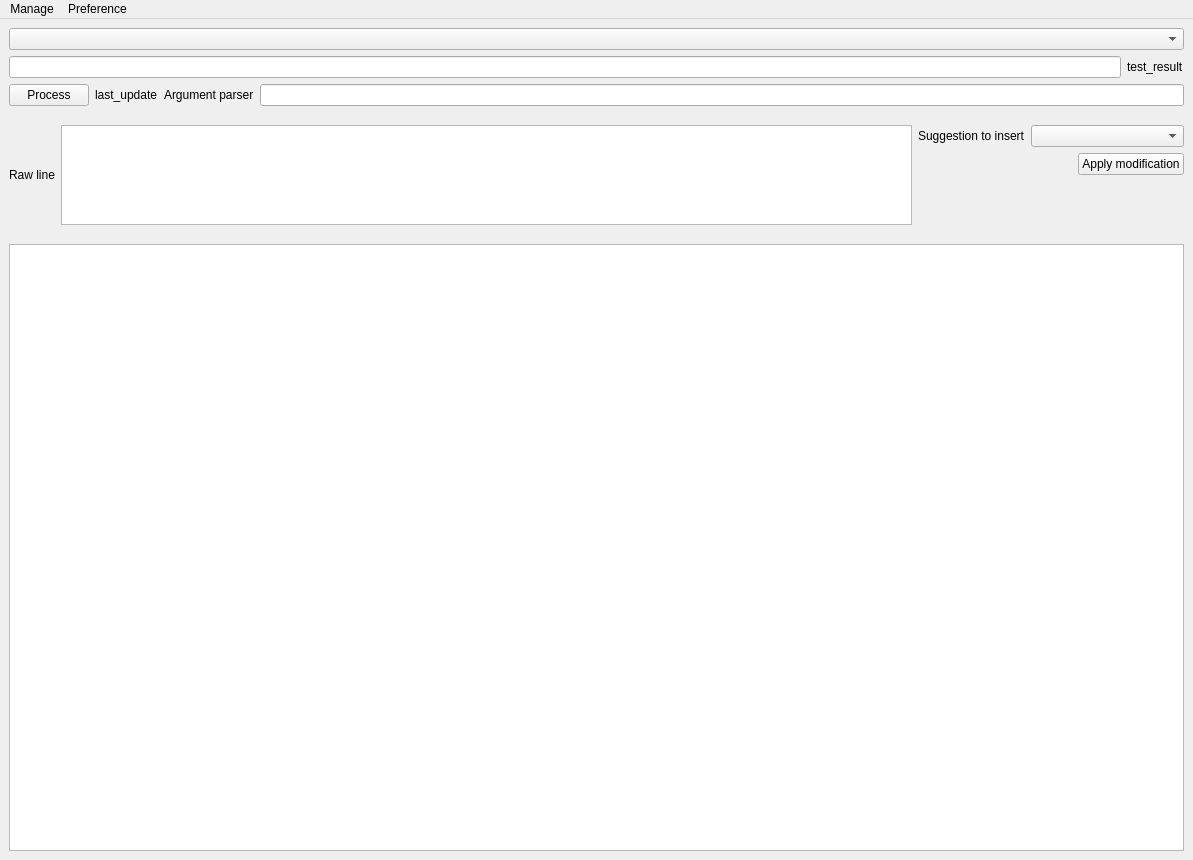
<?xml version="1.0" encoding="UTF-8"?>
<ui version="4.0">
 <class>MainWindowView</class>
 <widget class="QMainWindow" name="MainWindowView">
  <property name="geometry">
   <rect>
    <x>0</x>
    <y>0</y>
    <width>1193</width>
    <height>860</height>
   </rect>
  </property>
  <property name="acceptDrops">
   <bool>true</bool>
  </property>
  <property name="windowTitle">
   <string>RawTextCheck</string>
  </property>
  <property name="windowIcon">
   <iconset resource="../resources.qrc">
    <normaloff>:/resources/RawTextCheck.ico</normaloff>:/resources/RawTextCheck.ico</iconset>
  </property>
  <widget class="QWidget" name="centralwidget">
   <property name="styleSheet">
    <string notr="true"/>
   </property>
   <layout class="QGridLayout" name="gridLayout">
    <item row="0" column="0">
     <layout class="QVBoxLayout" name="verticalLayout_3" stretch="0,0,0,0,0,0,2">
      <item>
       <widget class="QComboBox" name="comboBox_project"/>
      </item>
      <item>
       <layout class="QHBoxLayout" name="horizontalLayout">
        <item>
         <widget class="QLineEdit" name="lineEdit_filepath"/>
        </item>
        <item>
         <widget class="QLabel" name="label_fileOpened">
          <property name="text">
           <string>test_result</string>
          </property>
         </widget>
        </item>
       </layout>
      </item>
      <item>
       <layout class="QHBoxLayout" name="horizontalLayout_4">
        <item>
         <layout class="QHBoxLayout" name="horizontalLayout_3">
          <item>
           <widget class="QPushButton" name="pushButton_process">
            <property name="text">
             <string>Process</string>
            </property>
           </widget>
          </item>
          <item>
           <widget class="QLabel" name="label_updateResult">
            <property name="text">
             <string>last_update</string>
            </property>
           </widget>
          </item>
         </layout>
        </item>
        <item>
         <layout class="QHBoxLayout" name="horizontalLayout_2">
          <item>
           <widget class="QLabel" name="label_argument">
            <property name="text">
             <string>Argument parser</string>
            </property>
           </widget>
          </item>
          <item>
           <widget class="QLineEdit" name="lineEdit_argument"/>
          </item>
         </layout>
        </item>
       </layout>
      </item>
      <item>
       <spacer name="verticalSpacer">
        <property name="orientation">
         <enum>Qt::Vertical</enum>
        </property>
        <property name="sizeHint" stdset="0">
         <size>
          <width>20</width>
          <height>13</height>
         </size>
        </property>
       </spacer>
      </item>
      <item>
       <layout class="QHBoxLayout" name="horizontalLayout_7" stretch="0,2,0">
        <item>
         <widget class="QLabel" name="label_rawline">
          <property name="text">
           <string>Raw line</string>
          </property>
         </widget>
        </item>
        <item>
         <widget class="QTextEdit" name="textEdit_rawline">
          <property name="sizePolicy">
           <sizepolicy hsizetype="Expanding" vsizetype="Maximum">
            <horstretch>0</horstretch>
            <verstretch>0</verstretch>
           </sizepolicy>
          </property>
          <property name="maximumSize">
           <size>
            <width>16777215</width>
            <height>100</height>
           </size>
          </property>
         </widget>
        </item>
        <item>
         <layout class="QVBoxLayout" name="verticalLayout_2">
          <item>
           <layout class="QVBoxLayout" name="verticalLayout">
            <item>
             <layout class="QHBoxLayout" name="horizontalLayout_5">
              <item>
               <widget class="QLabel" name="label_suggestion">
                <property name="text">
                 <string>Suggestion to insert</string>
                </property>
               </widget>
              </item>
              <item>
               <widget class="QComboBox" name="comboBox_suggestion">
                <property name="minimumSize">
                 <size>
                  <width>153</width>
                  <height>0</height>
                 </size>
                </property>
                <property name="sizeIncrement">
                 <size>
                  <width>0</width>
                  <height>0</height>
                 </size>
                </property>
                <property name="sizeAdjustPolicy">
                 <enum>QComboBox::AdjustToContents</enum>
                </property>
               </widget>
              </item>
             </layout>
            </item>
            <item>
             <layout class="QHBoxLayout" name="horizontalLayout_6">
              <item>
               <spacer name="horizontalSpacer">
                <property name="orientation">
                 <enum>Qt::Horizontal</enum>
                </property>
                <property name="sizeHint" stdset="0">
                 <size>
                  <width>40</width>
                  <height>20</height>
                 </size>
                </property>
               </spacer>
              </item>
              <item>
               <widget class="QPushButton" name="pushButton_apply">
                <property name="text">
                 <string>Apply modification</string>
                </property>
               </widget>
              </item>
             </layout>
            </item>
           </layout>
          </item>
          <item>
           <spacer name="verticalSpacer_3">
            <property name="orientation">
             <enum>Qt::Vertical</enum>
            </property>
            <property name="sizeHint" stdset="0">
             <size>
              <width>20</width>
              <height>13</height>
             </size>
            </property>
           </spacer>
          </item>
         </layout>
        </item>
       </layout>
      </item>
      <item>
       <spacer name="verticalSpacer_2">
        <property name="orientation">
         <enum>Qt::Vertical</enum>
        </property>
        <property name="sizeHint" stdset="0">
         <size>
          <width>20</width>
          <height>13</height>
         </size>
        </property>
       </spacer>
      </item>
      <item>
       <widget class="DataResultTableView" name="tableView_result">
        <property name="dragDropOverwriteMode">
         <bool>false</bool>
        </property>
        <property name="selectionMode">
         <enum>QAbstractItemView::SingleSelection</enum>
        </property>
        <property name="selectionBehavior">
         <enum>QAbstractItemView::SelectRows</enum>
        </property>
        <property name="horizontalScrollMode">
         <enum>QAbstractItemView::ScrollPerPixel</enum>
        </property>
        <attribute name="horizontalHeaderShowSortIndicator" stdset="0">
         <bool>true</bool>
        </attribute>
        <attribute name="horizontalHeaderStretchLastSection">
         <bool>true</bool>
        </attribute>
        <attribute name="verticalHeaderVisible">
         <bool>false</bool>
        </attribute>
       </widget>
      </item>
     </layout>
    </item>
   </layout>
  </widget>
  <widget class="QMenuBar" name="menuBar">
   <property name="geometry">
    <rect>
     <x>0</x>
     <y>0</y>
     <width>1193</width>
     <height>21</height>
    </rect>
   </property>
   <widget class="QMenu" name="menuManage">
    <property name="title">
     <string>Manage</string>
    </property>
    <addaction name="actionProjects"/>
    <addaction name="separator"/>
    <addaction name="actionAdd_google_credentials"/>
   </widget>
   <widget class="QMenu" name="menuPreference">
    <property name="title">
     <string>Preference</string>
    </property>
   </widget>
   <addaction name="menuManage"/>
   <addaction name="menuPreference"/>
  </widget>
  <action name="actionOpen_Recent_Result">
   <property name="text">
    <string>Open Recent Result</string>
   </property>
  </action>
  <action name="actionOpen_Result">
   <property name="text">
    <string>Open Result</string>
   </property>
  </action>
  <action name="actionProjects">
   <property name="text">
    <string>Configure projects</string>
   </property>
  </action>
  <action name="actionParsers">
   <property name="text">
    <string>Parsers</string>
   </property>
  </action>
  <action name="actionResults">
   <property name="text">
    <string>Results</string>
   </property>
  </action>
  <action name="actionKeybinding">
   <property name="text">
    <string>Keybinding</string>
   </property>
  </action>
  <action name="actionTheme">
   <property name="text">
    <string>Theme</string>
   </property>
  </action>
  <action name="actionCheck_for_Update">
   <property name="text">
    <string>Check for Updates</string>
   </property>
  </action>
  <action name="actionExport_projects_configuration">
   <property name="text">
    <string>Export all projects configuration</string>
   </property>
  </action>
  <action name="actionImport_projects_configuration">
   <property name="text">
    <string>Import all projects configuration</string>
   </property>
  </action>
  <action name="actionLanguage">
   <property name="text">
    <string>Language</string>
   </property>
  </action>
  <action name="actionAdd_google_credentials">
   <property name="text">
    <string>Add google credentials</string>
   </property>
  </action>
 </widget>
 <customwidgets>
  <customwidget>
   <class>DataResultTableView</class>
   <extends>QTableView</extends>
   <header>rawtextcheck/ui/widgets/dataresult_tableview.h</header>
  </customwidget>
 </customwidgets>
 <tabstops>
  <tabstop>comboBox_project</tabstop>
  <tabstop>lineEdit_filepath</tabstop>
  <tabstop>lineEdit_argument</tabstop>
 </tabstops>
 <resources>
  <include location="../resources.qrc"/>
 </resources>
 <connections/>
</ui>
